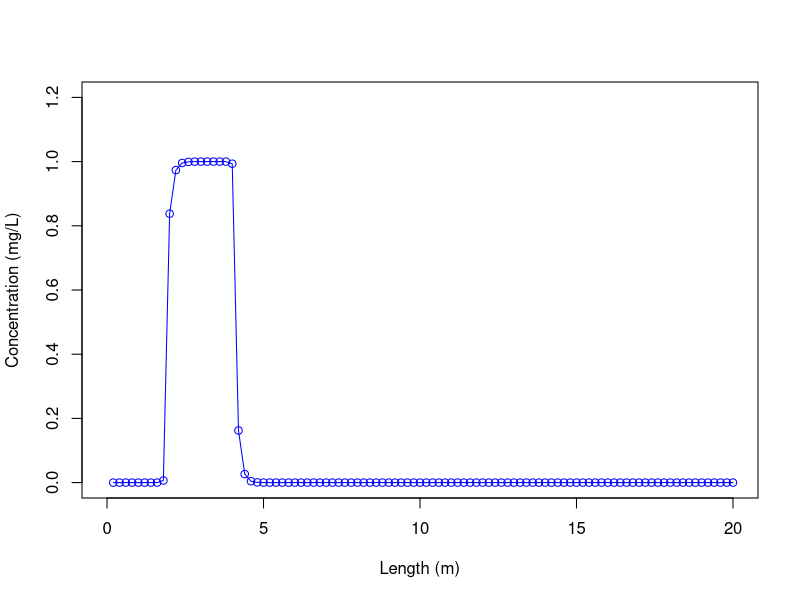
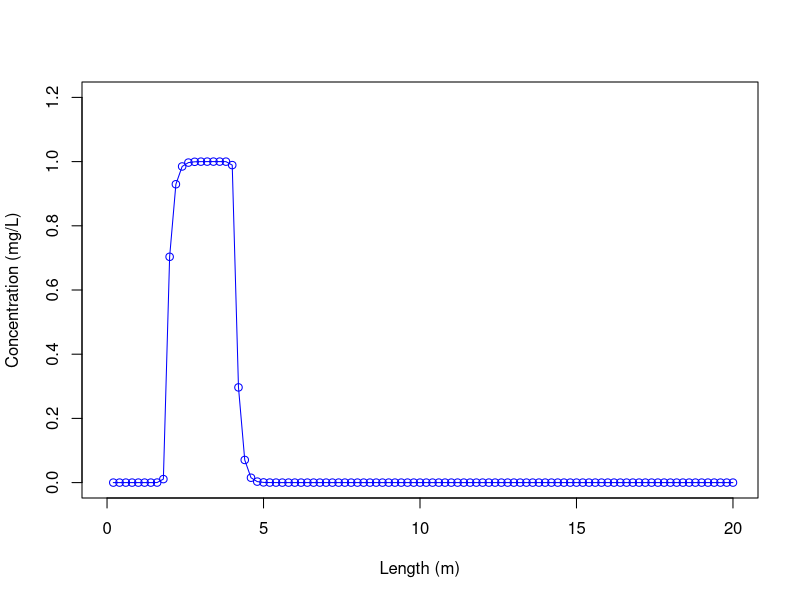
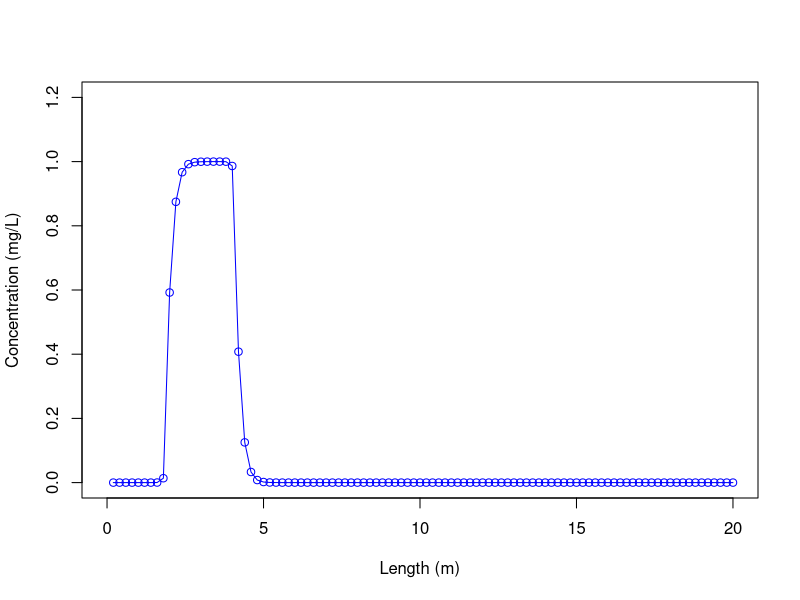
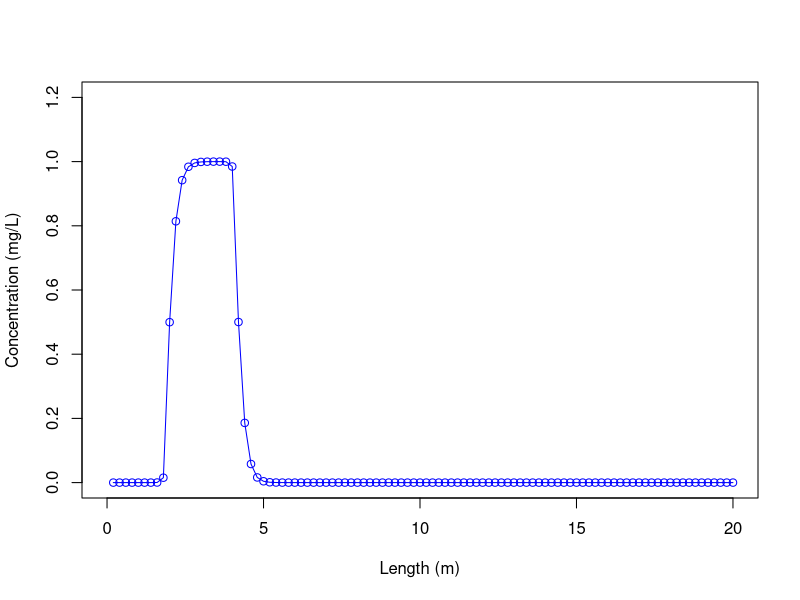
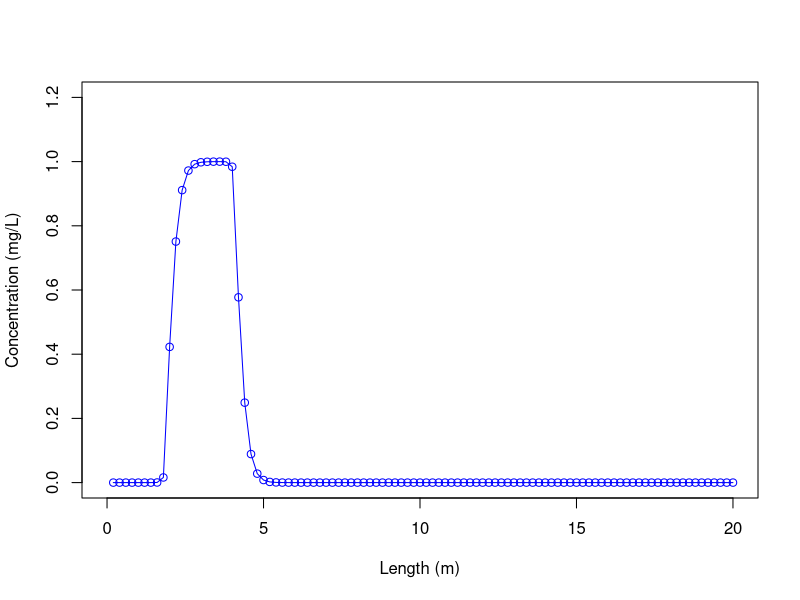
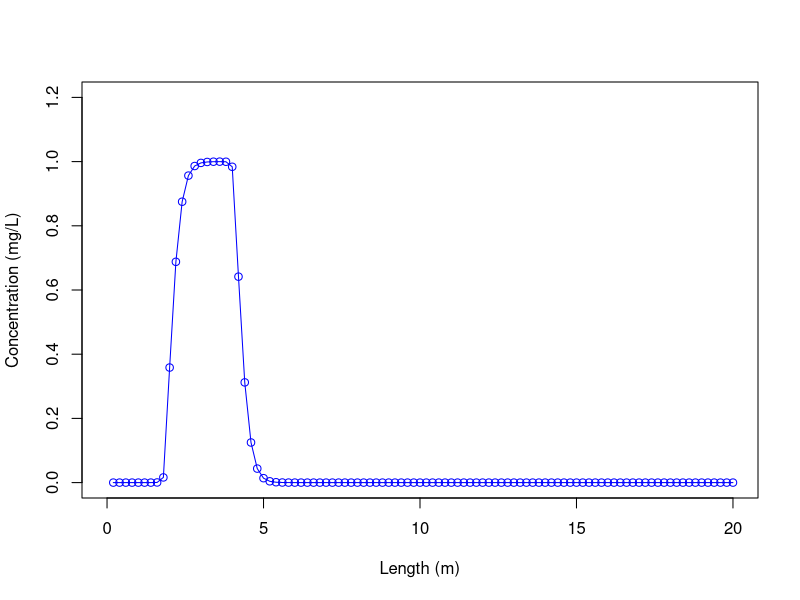
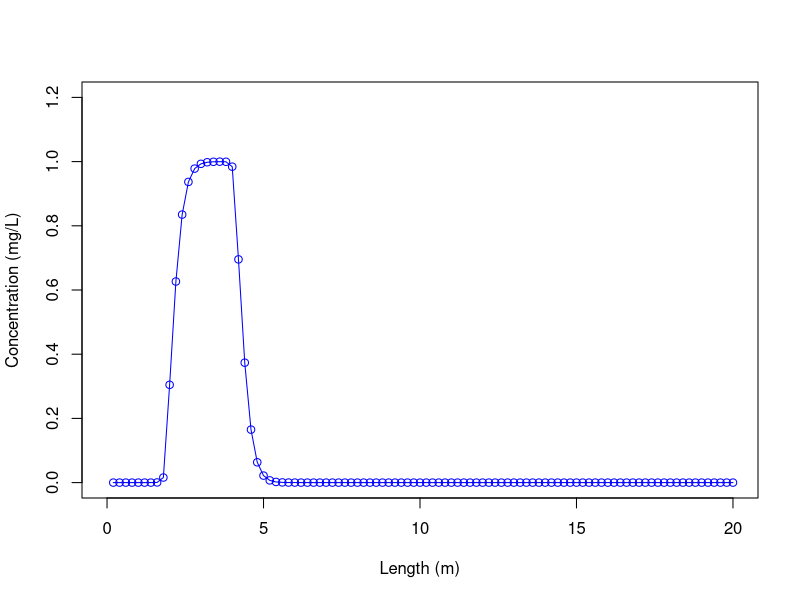
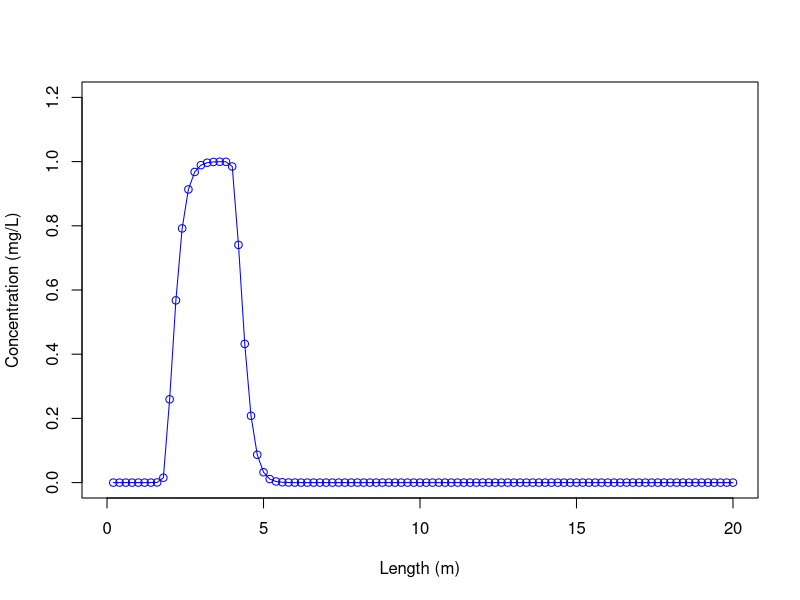

Write the R code that produced these figures, in order.
rm(list=ls())
graphics.off()
##############################################################
#Written by Jason Davison
#C is the contaminant or paramater being solved in the equaion
##############################################################

##############################################################
#Model Parameters
##############################################################
Cr = 1.0	   #Courant Number
L = 20		   #Length of Problem (m) Make it a little longer than the point of interest
dz = ceiling(L/10)/10  #Discretization (m)
R = 2.             #Retardation Factor
disp = 0.01/R      #Dispersion constant (m^2/s)
u = 1.0 /R	   #Velocity Left to Right (m/s) 
Runtime = 1.5*L/u   #Solution Durration in (s) May need to edit this value to get correct values
#Runtime = 1E+12
##############################################################
#Boundary Conditions
##############################################################
###---Left Hand Conditions---#################################
LeftHandBC = 1  #Left hand boundary conditions
		#1 = Constant Concentration
		#2 = Free Flux Boundary (i.e. open boundary)
LeftHandC = 0   #Left hand boundary concentration (only for constant concentration conditions)
###---Right Hand Conditions---################################
RightHandBC = 2  #Right hand boundary conditions
                 #1 = Constant Concentration
                 #2 = Free Flux Boundary (i.e. open boundary)
RightHandC = 0   #Right hand boundary condition (only for constant concentration conditions)

##############################################################
#Time Stepping Parameters
##############################################################
#dt = (Cr*dz/u)/5  #Time step
dt = Runtime/800
inter = Runtime/dt      #Number of simultation timesteps

##############################################################
#Initial Conditions
##############################################################
BackgroundC = 0  #Background Concentration for simulation (mg/L)

StartOfPlume = 2 #This is the start of the Plume (m) 
EndOfPlume = 4    #This is the ending value of the Plume (m) 
PlumeC = 1       #Concentration of Plume (mg/L)
ConstantPlume = 2   #Constant Source Concentration
		    #1 = Plume is Constant Source (i.e. it will always be there)
		    #2 = Plume is Instaneous Source

C = matrix(0,(L/dz),inter+1)	
if(PlumeC>0){
  C[1:(L/dz),1] = rep(BackgroundC,L/dz)
  C[floor(StartOfPlume/dz):floor(EndOfPlume/dz),1] = rep(PlumeC,1+floor(EndOfPlume/dz)-floor(StartOfPlume/dz))
}
##############################################################
#Plotting Output
##############################################################
simpleplot = TRUE  #Plots all time values
prettyplot = TRUE   #Plots specific values

Plot_Time = c(Runtime/10,3*Runtime/10,Runtime/2,7*Runtime/10, 9*Runtime/10)  #Output times for pretty plots must be less than Runtime
#Plot_Location = c(L/5,2*L/5,3*L/5,4*L/5)          #Must be greater than 0
Plot_Location = c(5,10)
##################
#if(simpleplot){X11()}
##################
#Time Loop
##################
for(i in 1:inter){
	######-----Do Not Edit Solver----#####
	a = -dt/dz^2*disp-u*dt/(dz)
	b = 1+2*dt/dz^2*disp+u*dt/(dz)
	c = -dt/dz^2*disp
	###############
	# A Matrix
	###############
	A_a = diag(a,L/dz-2)
	A_b = diag(b,L/dz)
	A_c = diag(c,L/dz-2)

	A = A_b
	A[2:(L/dz-1),1:(L/dz-2)]  = A[2:(L/dz-1),1:(L/dz-2)] + A_a
	A[2:(L/dz-1),3:(L/dz)]  = A[2:(L/dz-1),3:(L/dz)] + A_c
	A[1,1] = 1
	A[L/dz,L/dz] =1
	
	###################
	#Boundary Conditions
	###################
	if(LeftHandBC==1){C[1,i] = LeftHandC}
	if(LeftHandBC==2){C[1,i] = C[2,i]}
        if(RightHandBC==1){C[L/dz,i] = RightHandC}
	if(RightHandBC==2){C[L/dz,i] = C[L/dz-1,i]}	
        if(ConstantPlume==1){C[(StartOfPlume/dz):(EndOfPlume/dz),i] = rep(PlumeC,1+EndOfPlume/dz-StartOfPlume/dz)}

	#B vector for back solve solution
	B = C[,i]
	C[,1+i] = solve(A,B)	#New solution

        ######-----Do Not Edit Solver----#####
	#simple plot:
        x_length = c(1:(length(C[,i])))*dz
	if(simpleplot){plot(x_length,C[,i+1], type="o", col="blue",xlim=c(0,L),ylim=c(0,max(C[,1])+0.2), xlab="Length (m)", ylab="Concentration (mg/L)")}
}

##########################
#----Ploting Utility----##
##########################
if(prettyplot){
number_output = length(Plot_Time)
graphics.off()
xrange <- range(x_length)
yrange <- range(0,(max(C[,1])*1.25))

pdf(file="ADE_CDprofile.pdf")
par(mar=c(6,6,2,2))
plot(xrange, yrange, type="n", ylab = " ", xlab = " ", main = " ", cex.axis = 2)
mtext("Distance (m)", side = 1, line = 2.5, cex = 2)
mtext(~"Concentration (mg/L)", side = 2, line = 2.5, cex = 2)
colors <- topo.colors(number_output)
linetype <- c(1:3)
plotchar <- c(1:number_output)

for (i in 1:number_output) { 
plotchar[i] = toString(format(signif(Plot_Time[i],digits=2),scientific=TRUE))
  lines(x_length, C[,floor((Plot_Time[i]/dt))], type="l", lwd=3, lty=linetype[1], col=colors[i], pch=plotchar[1])
}
# add a legend
legend('topright', plotchar, cex=1.0, col=colors, lty=linetype[1], lwd = 3, bg = "white",ncol=3)
dev.off()

#For breakthrough curves
time_vector = c(0:(Runtime/dt))*dt
number_output = length(Plot_Location)
graphics.off()
xrange <- range(0,Runtime)
yrange <- range(0,(max(C[,1])*1.25))

pdf(file="ADE_BTcurve.pdf")
par(mar=c(6,6,2,2))
plot(xrange, yrange, type="n", ylab = " ", xlab = " ", main = " ", cex.axis = 2)
mtext("Time (s)", side = 1, line = 2.5, cex = 2)
mtext(~"Concentration (mg/L)", side = 2, line = 2.5, cex = 2)
colors <- topo.colors(number_output)
linetype <- c(1:3)
plotchar <- c(1:number_output)

for (i in 1:number_output) {
  plotchar[i] = toString(signif(Plot_Location[i],digits=3))
  lines(time_vector, C[floor((Plot_Location[i]/dz)),], type="l", lwd=3, lty=linetype[1], col=colors[i], pch=plotchar[1])
}
# add a legend
legend('topright', plotchar, cex=1., col=colors, lty=linetype[1], lwd = 3, bg = "white",ncol=3)
dev.off()
}
